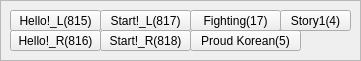
  <widget class="QFrame" name="frame_11">
   <property name="geometry">
    <rect>
     <x>920</x>
     <y>390</y>
     <width>361</width>
     <height>61</height>
    </rect>
   </property>
   <property name="frameShape">
    <enum>QFrame::StyledPanel</enum>
   </property>
   <property name="frameShadow">
    <enum>QFrame::Raised</enum>
   </property>
   <widget class="QPushButton" name="BTN_815_HELLOL">
    <property name="geometry">
     <rect>
      <x>10</x>
      <y>10</y>
      <width>91</width>
      <height>21</height>
     </rect>
    </property>
    <property name="text">
     <string>Hello!_L(815)</string>
    </property>
   </widget>
   <widget class="QPushButton" name="BTN_815_HELLOR">
    <property name="geometry">
     <rect>
      <x>10</x>
      <y>30</y>
      <width>91</width>
      <height>21</height>
     </rect>
    </property>
    <property name="text">
     <string>Hello!_R(816)</string>
    </property>
   </widget>
   <widget class="QPushButton" name="BTN_815_STARTR">
    <property name="geometry">
     <rect>
      <x>100</x>
      <y>30</y>
      <width>91</width>
      <height>21</height>
     </rect>
    </property>
    <property name="text">
     <string>Start!_R(818)</string>
    </property>
   </widget>
   <widget class="QPushButton" name="BTN_815_STARTL">
    <property name="geometry">
     <rect>
      <x>100</x>
      <y>10</y>
      <width>91</width>
      <height>21</height>
     </rect>
    </property>
    <property name="text">
     <string>Start!_L(817)</string>
    </property>
   </widget>
   <widget class="QPushButton" name="BTN_815_FIGHTING">
    <property name="geometry">
     <rect>
      <x>190</x>
      <y>10</y>
      <width>91</width>
      <height>21</height>
     </rect>
    </property>
    <property name="text">
     <string>Fighting(17)</string>
    </property>
   </widget>
   <widget class="QPushButton" name="BTN_815_PROUDKOREA">
    <property name="geometry">
     <rect>
      <x>190</x>
      <y>30</y>
      <width>111</width>
      <height>21</height>
     </rect>
    </property>
    <property name="text">
     <string>Proud Korean(5)</string>
    </property>
   </widget>
   <widget class="QPushButton" name="BTN_815_STORY1">
    <property name="geometry">
     <rect>
      <x>280</x>
      <y>10</y>
      <width>71</width>
      <height>21</height>
     </rect>
    </property>
    <property name="text">
     <string>Story1(4)</string>
    </property>
   </widget>
  </widget>
